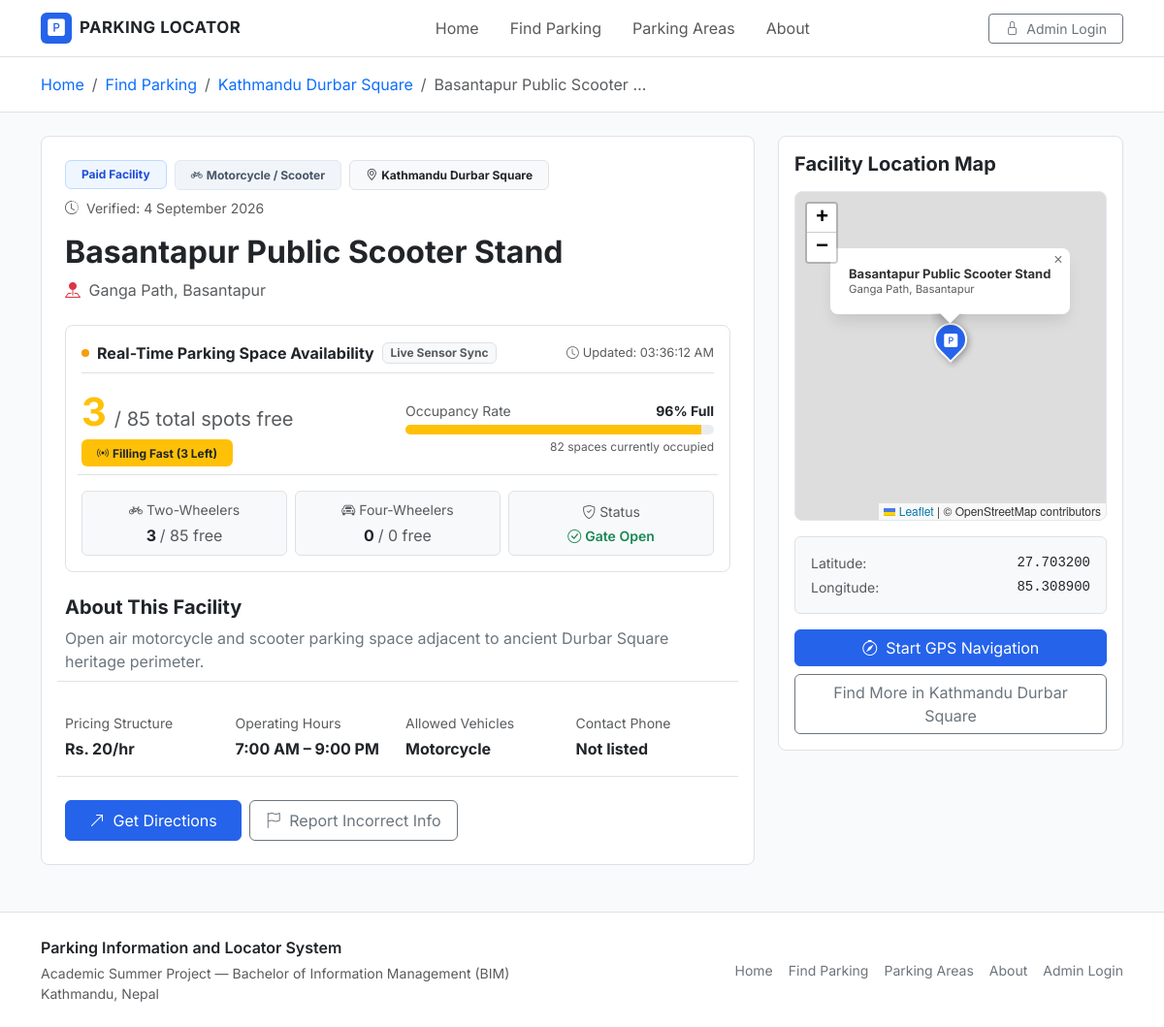
Page /parking-details.php?id=15 on the committed database.
### tables this page shows
CREATE TABLE IF NOT EXISTS `parking_facilities` (
  `id` int(11) NOT NULL AUTO_INCREMENT,
  `name` varchar(150) NOT NULL,
  `address` varchar(255) NOT NULL,
  `area` varchar(100) NOT NULL,
  `latitude` decimal(10,8) NOT NULL,
  `longitude` decimal(11,8) NOT NULL,
  `payment_type` enum('free','paid') NOT NULL DEFAULT 'paid',
  `parking_fee` varchar(100) DEFAULT NULL,
  `vehicle_type` enum('car','motorcycle','both') NOT NULL DEFAULT 'both',
  `total_capacity` int(11) NOT NULL DEFAULT 50,
  `available_spaces` int(11) NOT NULL DEFAULT 20,
  `capacity_bike` int(11) NOT NULL DEFAULT 30,
  `available_bike` int(11) NOT NULL DEFAULT 12,
  `capacity_car` int(11) NOT NULL DEFAULT 20,
  `available_car` int(11) NOT NULL DEFAULT 8,
  `opening_time` time DEFAULT '07:00:00',
  `closing_time` time DEFAULT '21:00:00',
  `contact` varchar(50) DEFAULT NULL,
  `description` text DEFAULT NULL,
  `image` varchar(255) DEFAULT NULL,
  `status` enum('active','inactive') NOT NULL DEFAULT 'active',
  `last_verified` date NOT NULL,
  `last_spaces_update` datetime DEFAULT CURRENT_TIMESTAMP ON UPDATE CURRENT_TIMESTAMP,
  `created_at` datetime DEFAULT CURRENT_TIMESTAMP,
  `updated_at` datetime DEFAULT CURRENT_TIMESTAMP ON UPDATE CURRENT_TIMESTAMP,
  PRIMARY KEY (`id`),
  KEY `idx_area` (`area`),
  KEY `idx_payment` (`payment_type`),
  KEY `idx_status` (`status`)
);

### parking-details.php (the view, shortened to what the rows shown need)
<?php
require_once __DIR__ . '/includes/functions.php';
$id = isset($_GET['id']) ? (int)$_GET['id'] : 0;
$facility = getParkingById($id);
    ?>
    <?php
$directionsUrl = "https://www.google.com/maps/dir/?api=1&destination=" . $facility['latitude'] . "," . $facility['longitude'];
require_once __DIR__ . '/includes/header.php';
?>
<div class="bg-white border-bottom py-3">
    <div class="container">
        <nav aria-label="breadcrumb">
            <ol class="breadcrumb mb-0 small">
                <li class="breadcrumb-item"><a href="<?php echo $baseUrl; ?>/index.php" class="text-decoration-none">Home</a></li>
                <li class="breadcrumb-item"><a href="<?php echo $baseUrl; ?>/find-parking.php" class="text-decoration-none">Find Parking</a></li>
                <li class="breadcrumb-item"><a href="<?php echo $baseUrl; ?>/find-parking.php?area=<?php echo urlencode($facility['area']); ?>" class="text-decoration-none"><?php echo htmlspecialchars($facility['area']); ?></a></li>
                <li class="breadcrumb-item active text-truncate" aria-current="page" style="max-width: 250px;"><?php echo htmlspecialchars($facility['name']); ?></li>
            </ol>
        </nav>
    </div>
</div>
<div class="container py-4 flex-grow-1">
    <div class="row g-4">
        <div class="col-lg-8">
            <div class="card border rounded-3 bg-white p-4 p-md-4 mb-4">
                <div class="d-flex flex-wrap align-items-center justify-content-between gap-2 mb-3">
                    <div class="d-flex flex-wrap gap-2 align-items-center">
                        <?php if ($facility['payment_type'] === 'free'): ?>
                            <span class="badge badge-payment-free px-3 py-2 fs-7">Free Parking</span>
                        <?php else: ?>
                            <span class="badge badge-payment-paid px-3 py-2 fs-7">Paid Facility</span>
                        <?php endif; ?>
                        <?php if ($facility['vehicle_type'] === 'car'): ?>
                            <span class="badge badge-vehicle px-3 py-2 fs-7"><i class="bi bi-car-front me-1"></i>Car Only</span>
                        <?php elseif ($facility['vehicle_type'] === 'motorcycle'): ?>
                            <span class="badge badge-vehicle px-3 py-2 fs-7"><i class="bi bi-bicycle me-1"></i>Motorcycle / Scooter</span>
                        <?php else: ?>
                            <span class="badge badge-vehicle px-3 py-2 fs-7"><i class="bi bi-car-front me-1"></i>Car &amp; Motorcycle</span>
                        <?php endif; ?>
                        <span class="badge bg-light text-dark border px-3 py-2 fs-7">
                            <i class="bi bi-geo-alt me-1"></i><?php echo htmlspecialchars($facility['area']); ?>
                        </span>
                    </div>
                    <div class="text-muted small">
                        <i class="bi bi-clock-history me-1"></i> Verified: <?php echo formatDate($facility['last_verified']); ?>
                    </div>
                </div>
                <h2 class="fw-bold text-dark mb-2"><?php echo htmlspecialchars($facility['name']); ?></h2>
                <p class="text-muted mb-4 fs-6">
                    <i class="bi bi-pin-map-fill text-danger me-1"></i> <?php echo htmlspecialchars($facility['address']); ?>
                </p>
                <?php
                    $liveData = formatRealtimeSpacesData($facility);
                ?>
                <div class="card border rounded-3 p-3 mb-4 live-space-box bg-white shadow-xs" id="detail-live-card" data-facility-id="<?php echo $facility['id']; ?>">
                    <div class="d-flex flex-wrap justify-content-between align-items-center mb-3 pb-2 border-bottom">
                    </div>
                    <div class="row g-3 align-items-center mb-3">
                        <div class="col-md-6">
                            <div class="d-flex align-items-baseline gap-2">
                                <span class="display-6 fw-bold <?php echo $liveData['text_color']; ?>" id="detail-avail-count">
                                    <?php echo $liveData['available_spaces']; ?>
                                </span>
                                <span class="fs-5 text-muted">/ <?php echo $liveData['total_capacity']; ?> total spots free</span>
                            </div>
                        </div>
                    </div>
                    <div class="row g-2 pt-2 border-top text-center">
                        <div class="col-6 col-md-4">
                            <div class="p-2 rounded bg-light border">
                                <div class="text-muted small mb-1"><i class="bi bi-bicycle me-1"></i>Two-Wheelers</div>
                                <div class="fw-bold fs-6 text-dark" id="detail-bike-count">
                                    <?php echo $liveData['available_bike']; ?> <span class="text-muted fw-normal fs-7">/ <?php echo $liveData['capacity_bike']; ?> free</span>
                                </div>
                            </div>
                        </div>
                        <div class="col-6 col-md-4">
                            <div class="p-2 rounded bg-light border">
                                <div class="text-muted small mb-1"><i class="bi bi-car-front me-1"></i>Four-Wheelers</div>
                                <div class="fw-bold fs-6 text-dark" id="detail-car-count">
                                    <?php echo $liveData['available_car']; ?> <span class="text-muted fw-normal fs-7">/ <?php echo $liveData['capacity_car']; ?> free</span>
                                </div>
                            </div>
                        </div>
                    </div>
                </div>
                <div class="mb-4">
                    <h5 class="fw-bold text-dark mb-2">About This Facility</h5>
                    <p class="text-secondary leading-relaxed mb-0">
                        <?php echo !empty($facility['description']) ? nl2br(htmlspecialchars($facility['description'])) : 'No additional descriptive details have been registered for this parking facility yet.'; ?>
                    </p>
                </div>
                <div class="row g-3 py-3 border-top border-bottom mb-4">
                    <div class="col-sm-6 col-md-3">
                        <div class="text-muted small mb-1">Pricing Structure</div>
                        <div class="fw-bold text-dark">
                            <?php echo !empty($facility['parking_fee']) ? htmlspecialchars($facility['parking_fee']) : ($facility['payment_type'] === 'free' ? 'Free of charge' : 'Standard local rate'); ?>
                        </div>
                    </div>
                    <div class="col-sm-6 col-md-3">
                        <div class="text-muted small mb-1">Operating Hours</div>
                        <div class="fw-bold text-dark">
                            <?php echo formatTime($facility['opening_time']); ?> – <?php echo formatTime($facility['closing_time']); ?>
                        </div>
                    </div>
                    <div class="col-sm-6 col-md-3">
                        <div class="text-muted small mb-1">Allowed Vehicles</div>
                        <div class="fw-bold text-dark text-capitalize">
                            <?php echo htmlspecialchars($facility['vehicle_type']); ?>
                        </div>
                    </div>
                    <div class="col-sm-6 col-md-3">
                    </div>
                </div>
                <div class="d-flex flex-wrap gap-2">
                    <a href="<?php echo $directionsUrl; ?>" target="_blank" rel="noopener noreferrer" class="btn btn-primary px-4 py-2" id="get-directions-btn">
                    </a>
                    <a href="<?php echo $baseUrl; ?>/report.php?parking_id=<?php echo $facility['id']; ?>" class="btn btn-outline-secondary px-3 py-2" id="report-issue-btn">
                    </a>
                </div>
            </div>
        </div>
        <div class="col-lg-4">
            <div class="card border rounded-3 bg-white p-3 mb-4 sticky-top" style="top: 80px;">
                <h5 class="fw-bold text-dark mb-3">Facility Location Map</h5>
                <div id="detail-map" class="detail-map-container mb-3"></div>
                <div class="p-3 bg-light rounded-2 border mb-3 small text-muted">
                    <div class="d-flex justify-content-between mb-1">
                        <span>Latitude:</span>
                        <span class="font-monospace text-dark"><?php echo number_format($facility['latitude'], 6); ?></span>
                    </div>
                    <div class="d-flex justify-content-between">
                        <span>Longitude:</span>
                        <span class="font-monospace text-dark"><?php echo number_format($facility['longitude'], 6); ?></span>
                    </div>
                </div>
                <a href="<?php echo $directionsUrl; ?>" target="_blank" rel="noopener noreferrer" class="btn btn-primary w-100 mb-2">
                    <i class="bi bi-compass me-1"></i> Start GPS Navigation
                </a>
                <a href="<?php echo $baseUrl; ?>/find-parking.php?destination=<?php echo urlencode($facility['area']); ?>" class="btn btn-outline-secondary w-100">
                    Find More in <?php echo htmlspecialchars($facility['area']); ?>
                </a>
            </div>
        </div>
    </div>
</div>
<?php
require_once __DIR__ . '/includes/footer.php';
?>

### rows in the picture
parking_facilities: area "Kathmandu Durbar Square", name "Basantapur Public Scooter…", last_verified "4 September 2026", name "Basantapur Public Scooter Stand", address "Ganga Path, Basantapur", available_spaces "3", total_capacity "85", available_bike "3", capacity_bike "85", available_car "0", capacity_car "0", description "Open air motorcycle and scooter parking space adjacent to ancient Durbar Square heritage perimeter.", parking_fee "Rs. 20/hr", opening_time "7:00 AM", closing_time "9:00 PM", vehicle_type "Motorcycle", latitude "27.703200", longitude "85.308900"

### other values in the picture
date('h:i:s A', strtotime($liveData['last_updated'])) "03:36:12 AM"
$liveData['status_text'] "Filling Fast (3 Left)"
$liveData['occupancy_percent'] "96"
$liveData['occupied_spaces'] "82"
